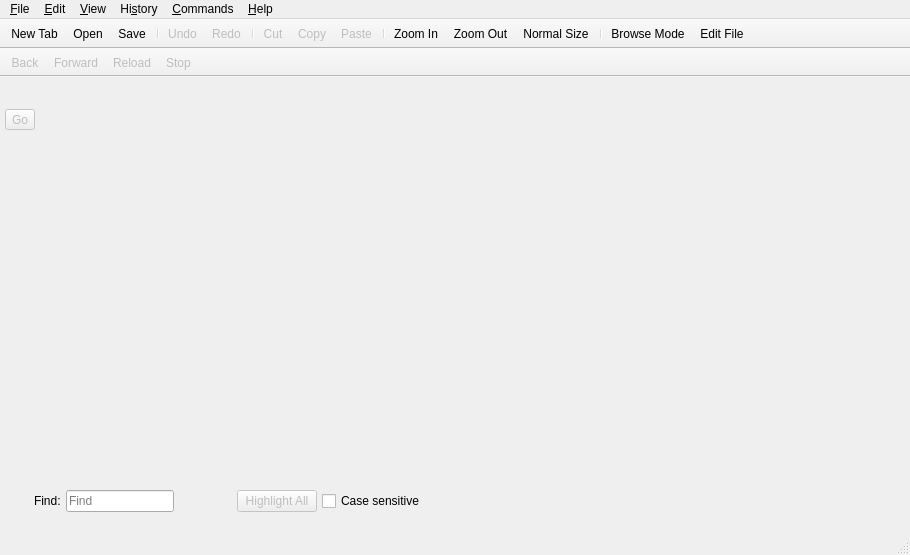
<?xml version="1.0" encoding="UTF-8"?>
<ui version="4.0">
 <class>MainWindow</class>
 <widget class="QMainWindow" name="MainWindow">
  <property name="geometry">
   <rect>
    <x>0</x>
    <y>0</y>
    <width>910</width>
    <height>555</height>
   </rect>
  </property>
  <property name="windowTitle">
   <string>USD Manager</string>
  </property>
  <property name="windowIcon">
   <iconset resource="images.qrc">
    <normaloff>:/images/images/logo.png</normaloff>:/images/images/logo.png</iconset>
  </property>
  <widget class="QWidget" name="centralwidget">
   <layout class="QVBoxLayout" name="verticalLayout">
    <property name="spacing">
     <number>5</number>
    </property>
    <property name="leftMargin">
     <number>5</number>
    </property>
    <property name="topMargin">
     <number>5</number>
    </property>
    <property name="rightMargin">
     <number>5</number>
    </property>
    <property name="bottomMargin">
     <number>1</number>
    </property>
    <item>
     <widget class="QPushButton" name="buttonNewTab">
      <property name="sizePolicy">
       <sizepolicy hsizetype="Fixed" vsizetype="Fixed">
        <horstretch>0</horstretch>
        <verstretch>0</verstretch>
       </sizepolicy>
      </property>
      <property name="maximumSize">
       <size>
        <width>24</width>
        <height>28</height>
       </size>
      </property>
      <property name="focusPolicy">
       <enum>Qt::NoFocus</enum>
      </property>
      <property name="toolTip">
       <string>New tab</string>
      </property>
      <property name="icon">
       <iconset theme="tab-new">
        <normaloff/>
       </iconset>
      </property>
      <property name="iconSize">
       <size>
        <width>16</width>
        <height>16</height>
       </size>
      </property>
      <property name="flat">
       <bool>true</bool>
      </property>
     </widget>
    </item>
    <item>
     <widget class="QToolButton" name="buttonGo">
      <property name="enabled">
       <bool>false</bool>
      </property>
      <property name="focusPolicy">
       <enum>Qt::NoFocus</enum>
      </property>
      <property name="toolTip">
       <string>Go</string>
      </property>
      <property name="text">
       <string>Go</string>
      </property>
      <property name="icon">
       <iconset theme="media-playback-start">
        <normaloff/>
       </iconset>
      </property>
     </widget>
    </item>
    <item>
     <widget class="QWidget" name="tabTopRightWidget" native="true">
      <property name="sizePolicy">
       <sizepolicy hsizetype="Fixed" vsizetype="Fixed">
        <horstretch>0</horstretch>
        <verstretch>0</verstretch>
       </sizepolicy>
      </property>
      <layout class="QHBoxLayout" name="tabTopRightLayout">
       <property name="spacing">
        <number>0</number>
       </property>
       <property name="margin">
        <number>0</number>
       </property>
       <item>
        <widget class="QPushButton" name="buttonTabList">
         <property name="sizePolicy">
          <sizepolicy hsizetype="Fixed" vsizetype="Fixed">
           <horstretch>0</horstretch>
           <verstretch>0</verstretch>
          </sizepolicy>
         </property>
         <property name="maximumSize">
          <size>
           <width>24</width>
           <height>28</height>
          </size>
         </property>
         <property name="focusPolicy">
          <enum>Qt::NoFocus</enum>
         </property>
         <property name="toolTip">
          <string>List all tabs</string>
         </property>
         <property name="iconSize">
          <size>
           <width>10</width>
           <height>10</height>
          </size>
         </property>
         <property name="flat">
          <bool>true</bool>
         </property>
        </widget>
       </item>
       <item>
        <widget class="QPushButton" name="buttonClose">
         <property name="sizePolicy">
          <sizepolicy hsizetype="Fixed" vsizetype="Fixed">
           <horstretch>0</horstretch>
           <verstretch>0</verstretch>
          </sizepolicy>
         </property>
         <property name="maximumSize">
          <size>
           <width>24</width>
           <height>28</height>
          </size>
         </property>
         <property name="focusPolicy">
          <enum>Qt::NoFocus</enum>
         </property>
         <property name="toolTip">
          <string>Close current tab</string>
         </property>
         <property name="iconSize">
          <size>
           <width>16</width>
           <height>16</height>
          </size>
         </property>
         <property name="flat">
          <bool>true</bool>
         </property>
        </widget>
       </item>
      </layout>
     </widget>
    </item>
    <item>
     <widget class="QWidget" name="mainWidget" native="true">
      <property name="sizePolicy">
       <sizepolicy hsizetype="Expanding" vsizetype="Expanding">
        <horstretch>0</horstretch>
        <verstretch>0</verstretch>
       </sizepolicy>
      </property>
      <layout class="QHBoxLayout" name="horizontalLayout_4">
       <property name="spacing">
        <number>5</number>
       </property>
       <property name="margin">
        <number>0</number>
       </property>
      </layout>
     </widget>
    </item>
    <item>
     <widget class="QWidget" name="findWidget" native="true">
      <property name="sizePolicy">
       <sizepolicy hsizetype="Preferred" vsizetype="Fixed">
        <horstretch>0</horstretch>
        <verstretch>0</verstretch>
       </sizepolicy>
      </property>
      <layout class="QHBoxLayout" name="horizontalLayout_3">
       <property name="spacing">
        <number>5</number>
       </property>
       <property name="margin">
        <number>0</number>
       </property>
       <item>
        <widget class="QToolButton" name="buttonCloseFind">
         <property name="focusPolicy">
          <enum>Qt::NoFocus</enum>
         </property>
         <property name="toolTip">
          <string>Close find bar</string>
         </property>
         <property name="icon">
          <iconset theme="window-close">
           <normaloff/>
          </iconset>
         </property>
         <property name="iconSize">
          <size>
           <width>16</width>
           <height>16</height>
          </size>
         </property>
         <property name="autoRaise">
          <bool>true</bool>
         </property>
        </widget>
       </item>
       <item>
        <widget class="QLabel" name="labelFind">
         <property name="sizePolicy">
          <sizepolicy hsizetype="Fixed" vsizetype="Fixed">
           <horstretch>0</horstretch>
           <verstretch>0</verstretch>
          </sizepolicy>
         </property>
         <property name="text">
          <string>Find:</string>
         </property>
         <property name="buddy">
          <cstring>findBar</cstring>
         </property>
        </widget>
       </item>
       <item>
        <widget class="QLineEdit" name="findBar">
         <property name="sizePolicy">
          <sizepolicy hsizetype="Fixed" vsizetype="Fixed">
           <horstretch>0</horstretch>
           <verstretch>0</verstretch>
          </sizepolicy>
         </property>
         <property name="placeholderText">
          <string>Find</string>
         </property>
        </widget>
       </item>
       <item>
        <widget class="QToolButton" name="buttonFindPrev">
         <property name="enabled">
          <bool>false</bool>
         </property>
         <property name="sizePolicy">
          <sizepolicy hsizetype="Fixed" vsizetype="Fixed">
           <horstretch>0</horstretch>
           <verstretch>0</verstretch>
          </sizepolicy>
         </property>
         <property name="toolTip">
          <string>Find previous occurrence (Ctrl+Shift+G)</string>
         </property>
         <property name="icon">
          <iconset theme="go-previous">
           <normaloff/>
          </iconset>
         </property>
         <property name="iconSize">
          <size>
           <width>16</width>
           <height>16</height>
          </size>
         </property>
         <property name="toolButtonStyle">
          <enum>Qt::ToolButtonTextBesideIcon</enum>
         </property>
         <property name="autoRaise">
          <bool>true</bool>
         </property>
        </widget>
       </item>
       <item>
        <widget class="QToolButton" name="buttonFindNext">
         <property name="enabled">
          <bool>false</bool>
         </property>
         <property name="sizePolicy">
          <sizepolicy hsizetype="Fixed" vsizetype="Fixed">
           <horstretch>0</horstretch>
           <verstretch>0</verstretch>
          </sizepolicy>
         </property>
         <property name="toolTip">
          <string>Find next occurrence (Ctrl+G)</string>
         </property>
         <property name="icon">
          <iconset theme="go-next">
           <normaloff/>
          </iconset>
         </property>
         <property name="iconSize">
          <size>
           <width>16</width>
           <height>16</height>
          </size>
         </property>
         <property name="toolButtonStyle">
          <enum>Qt::ToolButtonTextBesideIcon</enum>
         </property>
         <property name="autoRaise">
          <bool>true</bool>
         </property>
        </widget>
       </item>
       <item>
        <widget class="QPushButton" name="buttonHighlightAll">
         <property name="enabled">
          <bool>false</bool>
         </property>
         <property name="sizePolicy">
          <sizepolicy hsizetype="Fixed" vsizetype="Fixed">
           <horstretch>0</horstretch>
           <verstretch>0</verstretch>
          </sizepolicy>
         </property>
         <property name="toolTip">
          <string>Highlight all occurrences</string>
         </property>
         <property name="text">
          <string>Highlight All</string>
         </property>
         <property name="iconSize">
          <size>
           <width>16</width>
           <height>16</height>
          </size>
         </property>
         <property name="checkable">
          <bool>true</bool>
         </property>
        </widget>
       </item>
       <item>
        <widget class="QCheckBox" name="checkBoxMatchCase">
         <property name="sizePolicy">
          <sizepolicy hsizetype="Fixed" vsizetype="Fixed">
           <horstretch>0</horstretch>
           <verstretch>0</verstretch>
          </sizepolicy>
         </property>
         <property name="text">
          <string>Case sensitive</string>
         </property>
        </widget>
       </item>
       <item>
        <widget class="QLabel" name="labelFindPixmap">
         <property name="sizePolicy">
          <sizepolicy hsizetype="Preferred" vsizetype="Fixed">
           <horstretch>0</horstretch>
           <verstretch>0</verstretch>
          </sizepolicy>
         </property>
        </widget>
       </item>
       <item>
        <widget class="QLabel" name="labelFindStatus">
         <property name="sizePolicy">
          <sizepolicy hsizetype="Preferred" vsizetype="Fixed">
           <horstretch>0</horstretch>
           <verstretch>0</verstretch>
          </sizepolicy>
         </property>
        </widget>
       </item>
       <item>
        <spacer name="horizontalSpacer">
         <property name="orientation">
          <enum>Qt::Horizontal</enum>
         </property>
         <property name="sizeHint" stdset="0">
          <size>
           <width>40</width>
           <height>20</height>
          </size>
         </property>
        </spacer>
       </item>
      </layout>
     </widget>
    </item>
    <item>
     <widget class="QWidget" name="breadcrumbWidget" native="true">
      <layout class="QHBoxLayout" name="breadcrumbLayout">
       <property name="spacing">
        <number>5</number>
       </property>
       <property name="margin">
        <number>0</number>
       </property>
       <item>
        <widget class="QLabel" name="breadcrumb">
         <property name="textInteractionFlags">
          <set>Qt::LinksAccessibleByMouse|Qt::TextSelectableByMouse</set>
         </property>
        </widget>
       </item>
      </layout>
     </widget>
    </item>
   </layout>
  </widget>
  <widget class="QMenuBar" name="menubar">
   <property name="geometry">
    <rect>
     <x>0</x>
     <y>0</y>
     <width>910</width>
     <height>28</height>
    </rect>
   </property>
   <widget class="QMenu" name="menuFile">
    <property name="title">
     <string>&amp;File</string>
    </property>
    <widget class="QMenu" name="menuOpenRecent">
     <property name="enabled">
      <bool>false</bool>
     </property>
     <property name="title">
      <string>Open &amp;Recent</string>
     </property>
     <property name="icon">
      <iconset theme="document-open-recent">
       <normaloff/>
      </iconset>
     </property>
    </widget>
    <addaction name="actionNewWindow"/>
    <addaction name="actionNewTab"/>
    <addaction name="actionOpen"/>
    <addaction name="menuOpenRecent"/>
    <addaction name="separator"/>
    <addaction name="actionEdit"/>
    <addaction name="actionBrowse"/>
    <addaction name="actionSave"/>
    <addaction name="actionSaveAs"/>
    <addaction name="separator"/>
    <addaction name="actionPrintPreview"/>
    <addaction name="actionPrint"/>
    <addaction name="separator"/>
    <addaction name="actionCloseTab"/>
    <addaction name="exitAction"/>
   </widget>
   <widget class="QMenu" name="helpMenu">
    <property name="title">
     <string>&amp;Help</string>
    </property>
    <addaction name="documentationAction"/>
    <addaction name="aboutAction"/>
    <addaction name="aboutQtAction"/>
   </widget>
   <widget class="QMenu" name="menuEdit">
    <property name="title">
     <string>&amp;Edit</string>
    </property>
    <addaction name="actionUndo"/>
    <addaction name="actionRedo"/>
    <addaction name="separator"/>
    <addaction name="actionCut"/>
    <addaction name="actionCopy"/>
    <addaction name="actionPaste"/>
    <addaction name="separator"/>
    <addaction name="actionSelectAll"/>
    <addaction name="separator"/>
    <addaction name="actionFind"/>
    <addaction name="actionFindPrev"/>
    <addaction name="actionFindNext"/>
    <addaction name="actionGoToLineNumber"/>
    <addaction name="separator"/>
    <addaction name="actionPreferences"/>
   </widget>
   <widget class="QMenu" name="menuCommands">
    <property name="title">
     <string>&amp;Commands</string>
    </property>
    <addaction name="actionFileInfo"/>
    <addaction name="actionDiffFile"/>
    <addaction name="separator"/>
    <addaction name="actionCommentOut"/>
    <addaction name="actionUncomment"/>
    <addaction name="actionIndent"/>
    <addaction name="actionUnindent"/>
    <addaction name="separator"/>
    <addaction name="actionOpenWith"/>
    <addaction name="actionTextEditor"/>
    <addaction name="separator"/>
   </widget>
   <widget class="QMenu" name="menuView">
    <property name="title">
     <string>&amp;View</string>
    </property>
    <widget class="QMenu" name="menuToolbars">
     <property name="title">
      <string>&amp;Toolbars</string>
     </property>
    </widget>
    <addaction name="menuToolbars"/>
    <addaction name="actionIncludePanel"/>
    <addaction name="separator"/>
    <addaction name="actionRefresh"/>
    <addaction name="actionStop"/>
    <addaction name="separator"/>
    <addaction name="actionZoomIn"/>
    <addaction name="actionZoomOut"/>
    <addaction name="actionNormalSize"/>
    <addaction name="separator"/>
    <addaction name="actionFullScreen"/>
   </widget>
   <widget class="QMenu" name="menuHistory">
    <property name="title">
     <string>Hi&amp;story</string>
    </property>
    <widget class="QMenu" name="menuRecentlyClosedTabs">
     <property name="enabled">
      <bool>false</bool>
     </property>
     <property name="title">
      <string>&amp;Recently Closed Tabs</string>
     </property>
     <property name="icon">
      <iconset theme="document-open-recent">
       <normaloff/>
      </iconset>
     </property>
    </widget>
    <addaction name="actionBack"/>
    <addaction name="actionForward"/>
    <addaction name="separator"/>
    <addaction name="separator"/>
    <addaction name="menuRecentlyClosedTabs"/>
   </widget>
   <addaction name="menuFile"/>
   <addaction name="menuEdit"/>
   <addaction name="menuView"/>
   <addaction name="menuHistory"/>
   <addaction name="menuCommands"/>
   <addaction name="helpMenu"/>
  </widget>
  <widget class="QStatusBar" name="statusbar"/>
  <widget class="QToolBar" name="editToolbar">
   <property name="windowTitle">
    <string>Standard Toolbar</string>
   </property>
   <property name="movable">
    <bool>false</bool>
   </property>
   <attribute name="toolBarArea">
    <enum>TopToolBarArea</enum>
   </attribute>
   <attribute name="toolBarBreak">
    <bool>false</bool>
   </attribute>
   <addaction name="actionNewTab"/>
   <addaction name="actionOpen"/>
   <addaction name="actionSave"/>
   <addaction name="separator"/>
   <addaction name="actionUndo"/>
   <addaction name="actionRedo"/>
   <addaction name="separator"/>
   <addaction name="actionCut"/>
   <addaction name="actionCopy"/>
   <addaction name="actionPaste"/>
   <addaction name="separator"/>
   <addaction name="actionZoomIn"/>
   <addaction name="actionZoomOut"/>
   <addaction name="actionNormalSize"/>
   <addaction name="separator"/>
   <addaction name="actionBrowse"/>
   <addaction name="actionEdit"/>
  </widget>
  <widget class="QToolBar" name="navToolbar">
   <property name="windowTitle">
    <string>Navigation Toolbar</string>
   </property>
   <property name="movable">
    <bool>false</bool>
   </property>
   <attribute name="toolBarArea">
    <enum>TopToolBarArea</enum>
   </attribute>
   <attribute name="toolBarBreak">
    <bool>true</bool>
   </attribute>
   <addaction name="actionBack"/>
   <addaction name="actionForward"/>
   <addaction name="actionRefresh"/>
   <addaction name="actionStop"/>
  </widget>
  <action name="aboutAction">
   <property name="icon">
    <iconset theme="help-about">
     <normaloff/>
    </iconset>
   </property>
   <property name="text">
    <string>&amp;About</string>
   </property>
   <property name="menuRole">
    <enum>QAction::AboutRole</enum>
   </property>
  </action>
  <action name="exitAction">
   <property name="icon">
    <iconset theme="application-exit">
     <normaloff/>
    </iconset>
   </property>
   <property name="text">
    <string>&amp;Quit</string>
   </property>
   <property name="shortcut">
    <string>Ctrl+Q</string>
   </property>
   <property name="menuRole">
    <enum>QAction::QuitRole</enum>
   </property>
  </action>
  <action name="documentationAction">
   <property name="icon">
    <iconset theme="help-browser">
     <normaloff/>
    </iconset>
   </property>
   <property name="text">
    <string>&amp;Documentation</string>
   </property>
   <property name="shortcut">
    <string>F1</string>
   </property>
  </action>
  <action name="actionBack">
   <property name="enabled">
    <bool>false</bool>
   </property>
   <property name="icon">
    <iconset theme="go-previous">
     <normaloff/>
    </iconset>
   </property>
   <property name="text">
    <string>&amp;Back</string>
   </property>
   <property name="shortcut">
    <string>Alt+Left</string>
   </property>
  </action>
  <action name="actionForward">
   <property name="enabled">
    <bool>false</bool>
   </property>
   <property name="icon">
    <iconset theme="go-next">
     <normaloff/>
    </iconset>
   </property>
   <property name="text">
    <string>&amp;Forward</string>
   </property>
   <property name="shortcut">
    <string>Alt+Right</string>
   </property>
  </action>
  <action name="actionOpen">
   <property name="icon">
    <iconset theme="document-open">
     <normaloff/>
    </iconset>
   </property>
   <property name="text">
    <string>&amp;Open...</string>
   </property>
   <property name="shortcut">
    <string>Ctrl+O</string>
   </property>
  </action>
  <action name="actionEdit">
   <property name="icon">
    <iconset theme="accessories-text-editor">
     <normaloff/>
    </iconset>
   </property>
   <property name="text">
    <string>&amp;Edit File</string>
   </property>
   <property name="statusTip">
    <string>Switch to edit mode</string>
   </property>
   <property name="shortcut">
    <string>Ctrl+E</string>
   </property>
  </action>
  <action name="actionCloseTab">
   <property name="text">
    <string>&amp;Close Tab</string>
   </property>
   <property name="shortcut">
    <string>Ctrl+W</string>
   </property>
  </action>
  <action name="actionFind">
   <property name="icon">
    <iconset theme="edit-find">
     <normaloff/>
    </iconset>
   </property>
   <property name="text">
    <string>&amp;Find...</string>
   </property>
   <property name="shortcut">
    <string>Ctrl+Shift+F</string>
   </property>
  </action>
  <action name="actionFindPrev">
   <property name="enabled">
    <bool>false</bool>
   </property>
   <property name="icon">
    <iconset resource="images.qrc">
     <normaloff>:/images/images/findPrev.png</normaloff>:/images/images/findPrev.png</iconset>
   </property>
   <property name="text">
    <string>Find Previous</string>
   </property>
   <property name="shortcut">
    <string>Ctrl+Shift+G</string>
   </property>
  </action>
  <action name="actionFindNext">
   <property name="enabled">
    <bool>false</bool>
   </property>
   <property name="icon">
    <iconset resource="images.qrc">
     <normaloff>:/images/images/findNext.png</normaloff>:/images/images/findNext.png</iconset>
   </property>
   <property name="text">
    <string>Find Next</string>
   </property>
   <property name="shortcut">
    <string>Ctrl+G</string>
   </property>
  </action>
  <action name="actionOpen_files_in_new_tabs">
   <property name="checkable">
    <bool>true</bool>
   </property>
   <property name="text">
    <string>Open files in new tabs</string>
   </property>
  </action>
  <action name="actionNewTab">
   <property name="icon">
    <iconset theme="tab-new">
     <normaloff/>
    </iconset>
   </property>
   <property name="text">
    <string>New &amp;Tab</string>
   </property>
   <property name="shortcut">
    <string>Ctrl+T</string>
   </property>
  </action>
  <action name="actionSave">
   <property name="icon">
    <iconset theme="document-save">
     <normaloff/>
    </iconset>
   </property>
   <property name="text">
    <string>&amp;Save</string>
   </property>
   <property name="shortcut">
    <string>Ctrl+S</string>
   </property>
  </action>
  <action name="actionSaveAs">
   <property name="icon">
    <iconset theme="document-save-as">
     <normaloff/>
    </iconset>
   </property>
   <property name="text">
    <string>Save &amp;As...</string>
   </property>
   <property name="shortcut">
    <string>Ctrl+Shift+S</string>
   </property>
  </action>
  <action name="actionDiffFile">
   <property name="enabled">
    <bool>false</bool>
   </property>
   <property name="text">
    <string>&amp;Diff File...</string>
   </property>
   <property name="statusTip">
    <string>Diff your changes with the currently saved file</string>
   </property>
  </action>
  <action name="actionUndo">
   <property name="enabled">
    <bool>false</bool>
   </property>
   <property name="icon">
    <iconset theme="edit-undo">
     <normaloff/>
    </iconset>
   </property>
   <property name="text">
    <string>&amp;Undo</string>
   </property>
   <property name="shortcut">
    <string>Ctrl+Z</string>
   </property>
  </action>
  <action name="actionRedo">
   <property name="enabled">
    <bool>false</bool>
   </property>
   <property name="icon">
    <iconset theme="edit-redo">
     <normaloff/>
    </iconset>
   </property>
   <property name="text">
    <string>&amp;Redo</string>
   </property>
   <property name="shortcut">
    <string>Ctrl+Shift+Z</string>
   </property>
  </action>
  <action name="actionCut">
   <property name="enabled">
    <bool>false</bool>
   </property>
   <property name="icon">
    <iconset theme="edit-cut">
     <normaloff/>
    </iconset>
   </property>
   <property name="text">
    <string>Cu&amp;t</string>
   </property>
   <property name="shortcut">
    <string>Ctrl+X</string>
   </property>
  </action>
  <action name="actionCopy">
   <property name="enabled">
    <bool>false</bool>
   </property>
   <property name="icon">
    <iconset theme="edit-copy">
     <normaloff/>
    </iconset>
   </property>
   <property name="text">
    <string>&amp;Copy</string>
   </property>
   <property name="shortcut">
    <string>Ctrl+C</string>
   </property>
  </action>
  <action name="actionPaste">
   <property name="enabled">
    <bool>false</bool>
   </property>
   <property name="icon">
    <iconset theme="edit-paste">
     <normaloff/>
    </iconset>
   </property>
   <property name="text">
    <string>&amp;Paste</string>
   </property>
   <property name="shortcut">
    <string>Ctrl+V</string>
   </property>
  </action>
  <action name="actionSelectAll">
   <property name="enabled">
    <bool>false</bool>
   </property>
   <property name="icon">
    <iconset theme="edit-select-all">
     <normaloff/>
    </iconset>
   </property>
   <property name="text">
    <string>Select &amp;All</string>
   </property>
   <property name="shortcut">
    <string>Ctrl+A</string>
   </property>
  </action>
  <action name="actionIncludePanel">
   <property name="checkable">
    <bool>true</bool>
   </property>
   <property name="checked">
    <bool>true</bool>
   </property>
   <property name="text">
    <string>F&amp;ile Browser</string>
   </property>
   <property name="shortcut">
    <string>Ctrl+I</string>
   </property>
  </action>
  <action name="actionRefresh">
   <property name="enabled">
    <bool>false</bool>
   </property>
   <property name="icon">
    <iconset theme="view-refresh">
     <normaloff/>
    </iconset>
   </property>
   <property name="text">
    <string>&amp;Reload</string>
   </property>
   <property name="toolTip">
    <string>Reload current file</string>
   </property>
   <property name="shortcut">
    <string>Ctrl+R</string>
   </property>
  </action>
  <action name="actionZoomIn">
   <property name="icon">
    <iconset theme="zoom-in">
     <normaloff/>
    </iconset>
   </property>
   <property name="text">
    <string>&amp;Zoom In</string>
   </property>
   <property name="shortcut">
    <string>Ctrl++</string>
   </property>
  </action>
  <action name="actionZoomOut">
   <property name="icon">
    <iconset theme="zoom-out">
     <normaloff/>
    </iconset>
   </property>
   <property name="text">
    <string>Zoom &amp;Out</string>
   </property>
   <property name="shortcut">
    <string>Ctrl+-</string>
   </property>
  </action>
  <action name="actionNormalSize">
   <property name="icon">
    <iconset theme="zoom-original">
     <normaloff/>
    </iconset>
   </property>
   <property name="text">
    <string>&amp;Normal Size</string>
   </property>
   <property name="shortcut">
    <string>Ctrl+0</string>
   </property>
  </action>
  <action name="actionPreferences_NewTab">
   <property name="checkable">
    <bool>true</bool>
   </property>
   <property name="text">
    <string>Open files in new tabs</string>
   </property>
  </action>
  <action name="actionTextEditor">
   <property name="enabled">
    <bool>false</bool>
   </property>
   <property name="icon">
    <iconset theme="accessories-text-editor">
     <normaloff/>
    </iconset>
   </property>
   <property name="text">
    <string>Open with &amp;text editor...</string>
   </property>
  </action>
  <action name="aboutQtAction">
   <property name="text">
    <string>About &amp;Qt</string>
   </property>
   <property name="menuRole">
    <enum>QAction::AboutQtRole</enum>
   </property>
  </action>
  <action name="actionBrowse">
   <property name="icon">
    <iconset theme="applications-internet">
     <normaloff/>
    </iconset>
   </property>
   <property name="text">
    <string>&amp;Browse Mode</string>
   </property>
   <property name="statusTip">
    <string>Switch to browse mode</string>
   </property>
   <property name="shortcut">
    <string>Ctrl+E</string>
   </property>
  </action>
  <action name="actionPreferences_SyntaxHighlighting">
   <property name="checkable">
    <bool>true</bool>
   </property>
   <property name="checked">
    <bool>true</bool>
   </property>
   <property name="text">
    <string>Syntax highlighting</string>
   </property>
  </action>
  <action name="actionStandard_Toolbar">
   <property name="checkable">
    <bool>true</bool>
   </property>
   <property name="checked">
    <bool>true</bool>
   </property>
   <property name="text">
    <string>Standard Toolbar</string>
   </property>
  </action>
  <action name="actionNavigation_Toolbar">
   <property name="checkable">
    <bool>true</bool>
   </property>
   <property name="checked">
    <bool>true</bool>
   </property>
   <property name="text">
    <string>Navigation Toolbar</string>
   </property>
  </action>
  <action name="actionOpenWith">
   <property name="enabled">
    <bool>false</bool>
   </property>
   <property name="icon">
    <iconset theme="utilities-terminal">
     <normaloff/>
    </iconset>
   </property>
   <property name="text">
    <string>&amp;Open with...</string>
   </property>
   <property name="shortcut">
    <string>Ctrl+Shift+O</string>
   </property>
  </action>
  <action name="actionPreferences">
   <property name="icon">
    <iconset theme="preferences-system">
     <normaloff/>
    </iconset>
   </property>
   <property name="text">
    <string>Prefere&amp;nces...</string>
   </property>
   <property name="menuRole">
    <enum>QAction::PreferencesRole</enum>
   </property>
  </action>
  <action name="actionFileInfo">
   <property name="enabled">
    <bool>false</bool>
   </property>
   <property name="icon">
    <iconset theme="dialog-information">
     <normaloff/>
    </iconset>
   </property>
   <property name="text">
    <string>&amp;File Info...</string>
   </property>
   <property name="toolTip">
    <string>File Information</string>
   </property>
   <property name="statusTip">
    <string>Display file information including owner and modified time</string>
   </property>
   <property name="shortcut">
    <string>Ctrl+Shift+I</string>
   </property>
  </action>
  <action name="actionNewWindow">
   <property name="icon">
    <iconset theme="window-new">
     <normaloff/>
    </iconset>
   </property>
   <property name="text">
    <string>&amp;New Window</string>
   </property>
   <property name="shortcut">
    <string>Ctrl+N</string>
   </property>
  </action>
  <action name="actionFullScreen">
   <property name="checkable">
    <bool>true</bool>
   </property>
   <property name="icon">
    <iconset theme="view-fullscreen">
     <normaloff/>
    </iconset>
   </property>
   <property name="text">
    <string>&amp;Full Screen</string>
   </property>
   <property name="shortcut">
    <string>F11</string>
   </property>
  </action>
  <action name="actionGoToLineNumber">
   <property name="text">
    <string>&amp;Go To Line Number...</string>
   </property>
   <property name="shortcut">
    <string>Ctrl+Shift+L</string>
   </property>
  </action>
  <action name="actionUnindent">
   <property name="enabled">
    <bool>false</bool>
   </property>
   <property name="icon">
    <iconset theme="format-indent-less">
     <normaloff/>
    </iconset>
   </property>
   <property name="text">
    <string>U&amp;nindent</string>
   </property>
   <property name="toolTip">
    <string>Unindent selected lines</string>
   </property>
   <property name="statusTip">
    <string>Unindent selected lines</string>
   </property>
   <property name="shortcut">
    <string>Ctrl+Shift+9</string>
   </property>
  </action>
  <action name="actionIndent">
   <property name="enabled">
    <bool>false</bool>
   </property>
   <property name="icon">
    <iconset theme="format-indent-more">
     <normaloff/>
    </iconset>
   </property>
   <property name="text">
    <string>&amp;Indent</string>
   </property>
   <property name="toolTip">
    <string>Indent selected lines</string>
   </property>
   <property name="statusTip">
    <string>Indent selected lines</string>
   </property>
   <property name="shortcut">
    <string>Ctrl+Shift+0</string>
   </property>
  </action>
  <action name="actionCommentOut">
   <property name="enabled">
    <bool>false</bool>
   </property>
   <property name="text">
    <string>&amp;Comment Out</string>
   </property>
   <property name="toolTip">
    <string>Comment out selected lines</string>
   </property>
   <property name="statusTip">
    <string>Comment out selected lines</string>
   </property>
   <property name="shortcut">
    <string>Ctrl+Shift+3</string>
   </property>
  </action>
  <action name="actionUncomment">
   <property name="enabled">
    <bool>false</bool>
   </property>
   <property name="text">
    <string>&amp;Uncomment</string>
   </property>
   <property name="toolTip">
    <string>Uncomment selected lines</string>
   </property>
   <property name="statusTip">
    <string>Uncomment selected lines</string>
   </property>
   <property name="shortcut">
    <string>Ctrl+3</string>
   </property>
  </action>
  <action name="actionStop">
   <property name="enabled">
    <bool>false</bool>
   </property>
   <property name="icon">
    <iconset theme="process-stop">
     <normaloff/>
    </iconset>
   </property>
   <property name="text">
    <string>&amp;Stop</string>
   </property>
   <property name="toolTip">
    <string>Stop loading current file</string>
   </property>
   <property name="shortcut">
    <string>Esc</string>
   </property>
  </action>
  <action name="actionPrint">
   <property name="icon">
    <iconset theme="document-print">
     <normaloff/>
    </iconset>
   </property>
   <property name="text">
    <string>&amp;Print...</string>
   </property>
   <property name="shortcut">
    <string>Ctrl+P</string>
   </property>
  </action>
  <action name="actionPrintPreview">
   <property name="icon">
    <iconset theme="document-print-preview">
     <normaloff/>
    </iconset>
   </property>
   <property name="text">
    <string>Print Pre&amp;view...</string>
   </property>
  </action>
 </widget>
 <resources>
  <include location="images.qrc"/>
 </resources>
 <connections>
  <connection>
   <sender>exitAction</sender>
   <signal>triggered()</signal>
   <receiver>MainWindow</receiver>
   <slot>close()</slot>
   <hints>
    <hint type="sourcelabel">
     <x>-1</x>
     <y>-1</y>
    </hint>
    <hint type="destinationlabel">
     <x>399</x>
     <y>299</y>
    </hint>
   </hints>
  </connection>
 </connections>
</ui>
